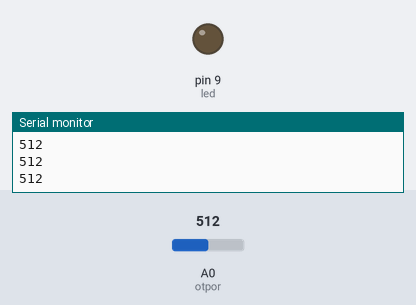
Bench run of a sketch on a simulated Arduino Uno, built with avr-gcc and run on an emulated ATmega328P. On the bench: output pins drawn as LEDs (lit = HIGH), the last lines printed to the serial monitor. Inputs (shaded band) come from the test bench; at power-on: A0 (otpor) = 512.

Above: at 1.2 s.
1.3 s: A0 (otpor) set to 210
2.8 s: A0 (otpor) set to 183
At 4.0 s:
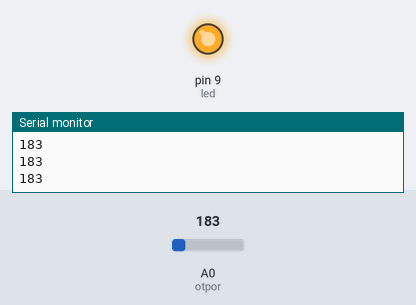
4.3 s: A0 (otpor) set to 306
At 5.2 s:
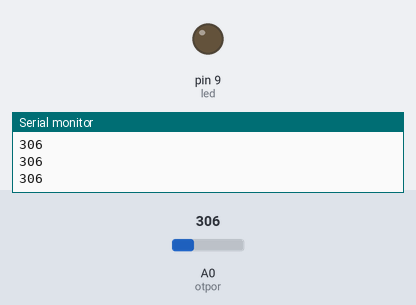
5.8 s: A0 (otpor) set to 190
At 6.3 s:
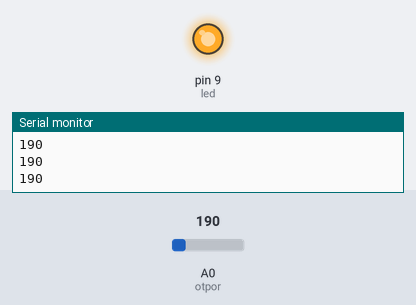
Timing chart, 0 to 8.3 s (numbered marks = the images above; inputs shaded):
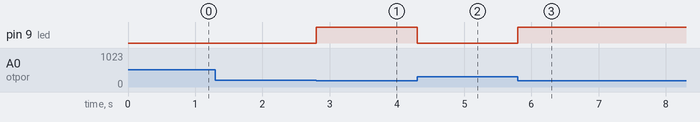

The sketch:

fotoosjetljivi-otpornik.ino
```cpp
int otpor = A0;
int led = 9;
int vrijednost;

void setup(){
  Serial.begin(9600);
  pinMode(led, OUTPUT);
  pinMode(otpor, INPUT);
}

void loop(){
  vrijednost = analogRead(otpor);

  if (vrijednost > 200){
    digitalWrite(led, LOW);
  }
  else{
    digitalWrite(led, HIGH);
  }
  Serial.println(analogRead(A0));
  delay(2);
}
```

Measured:
- the behaviour switches between 201 and 200 on A0 (otpor) (found by bisection; images 0 and 1)
- after the input at 2.8 s, pin 9 (led): LOW → HIGH at once
- after the input at 4.3 s, pin 9 (led): HIGH → LOW at once
- after the input at 5.8 s, pin 9 (led): LOW → HIGH at once
